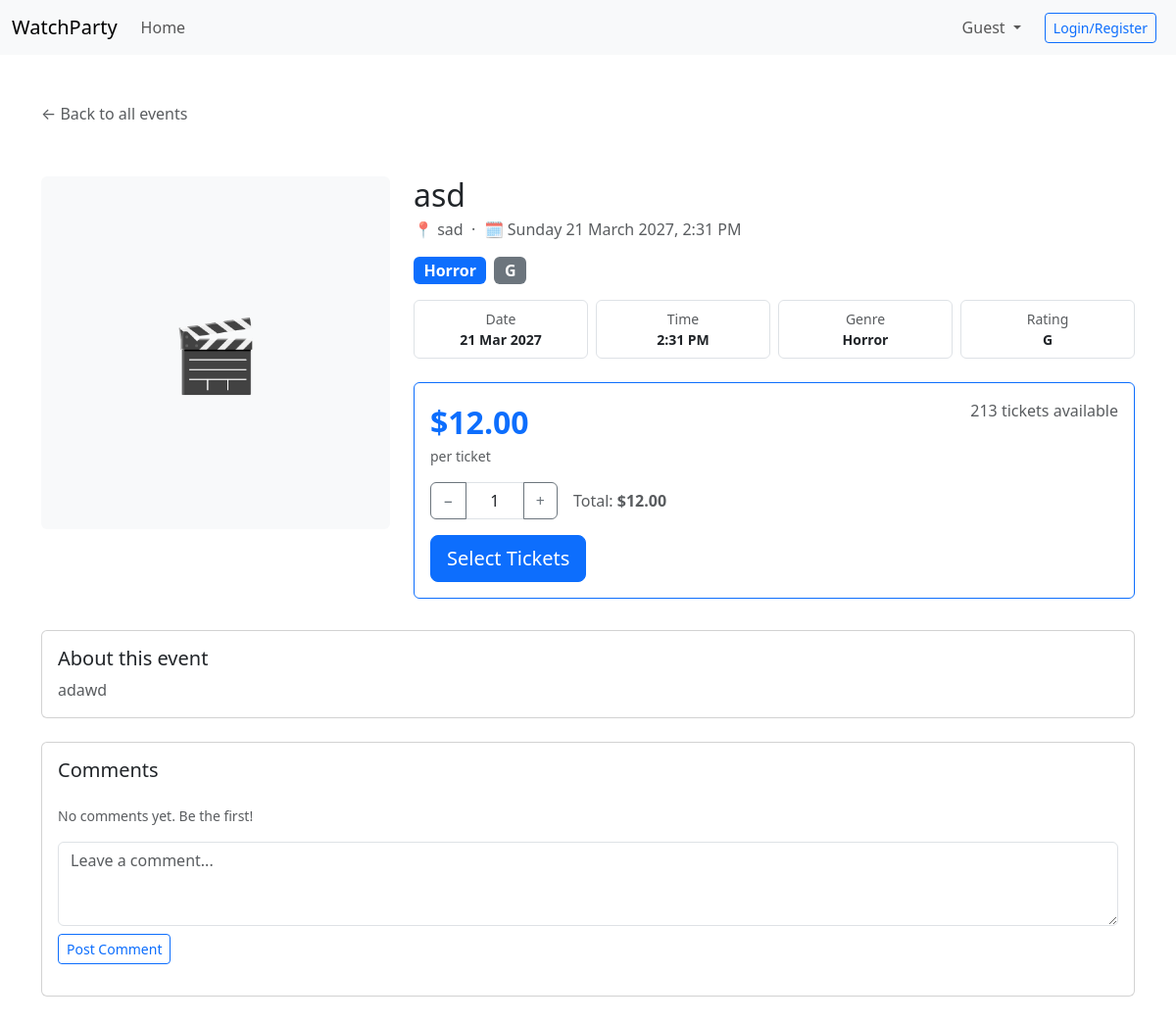
Before: /events/1 with the older database file.
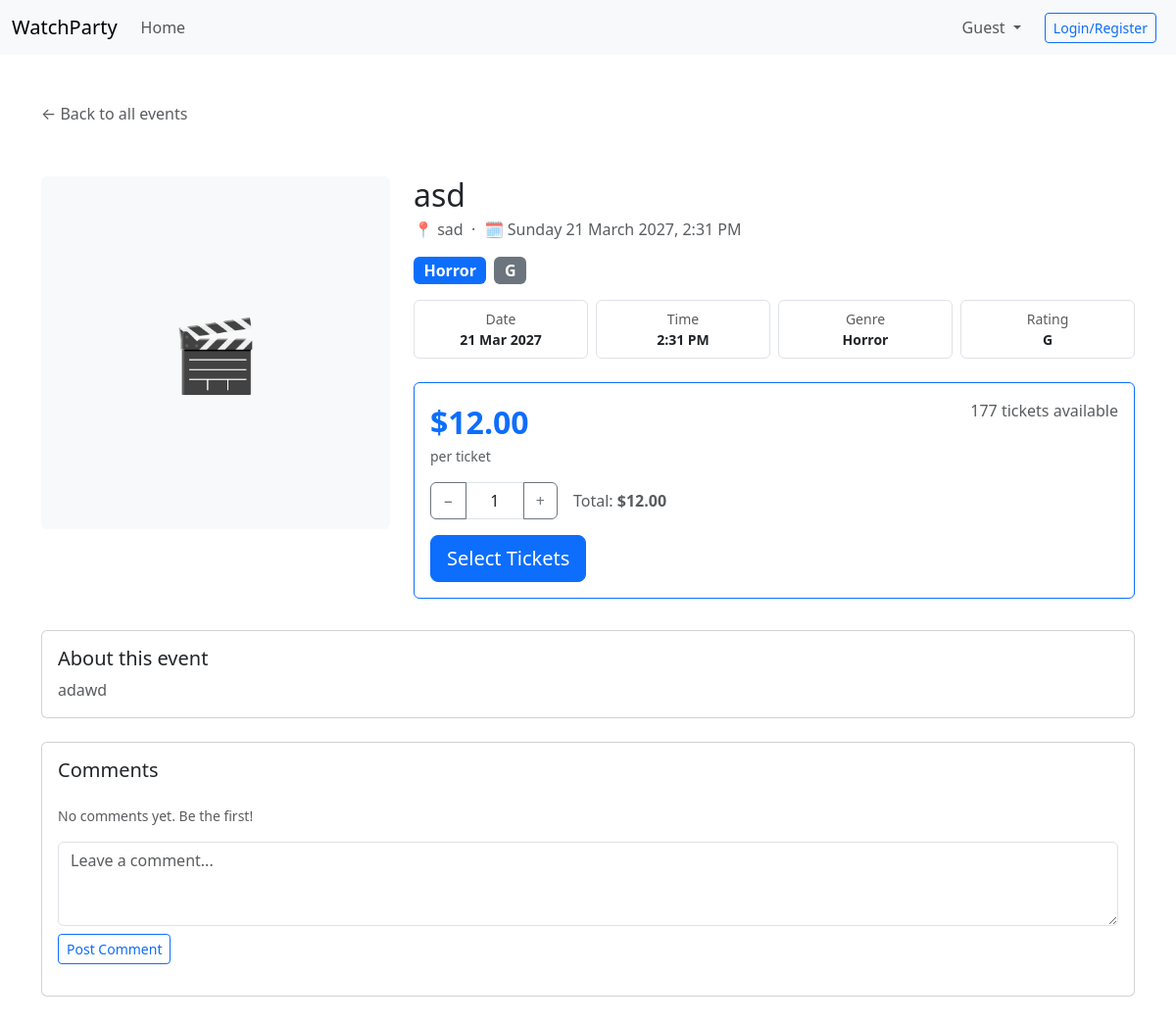
After: the same page with the newer database file.
### website/models.py (models this page shows)
class Event(db.Model):
    __tablename__ = 'event'
    id = db.Column(db.Integer, primary_key=True)
    title = db.Column(db.String(150), nullable=False)
    description = db.Column(db.Text, nullable=False)
    genre = db.Column(db.String(50))
    rating = db.Column(db.String(10))
    ticket_price = db.Column(db.Float)
    tickets_available = db.Column(db.Integer)
    location = db.Column(db.String(120), nullable=False)
    date = db.Column(db.DateTime)
    image = db.Column(db.String(255))
    comments = db.relationship('Comment', backref='event', lazy=True)
    orders = db.relationship('Booking', backref='event', lazy=True)

### website/views.py (the view, shortened to what this page needs)
@main_bp.route('/events/<int:event_id>', methods=['GET', 'POST'])
def event_detail(event_id):
    event = Event.query.get_or_404(event_id)
    comment_form = CommentForm()
    if "cart" not in session:
        session["cart"] = {}
    cart = session["cart"]
    key = str(event_id)
    cart.setdefault(key, 1)
    quantity = cart[key]
    return render_template('event_detail.html', event=event, comment_form=comment_form, quantity=quantity)

### website/forms.py
class CommentForm(FlaskForm):
    text = TextAreaField("Comment", validators=[InputRequired(), Length(min=1, max=500)])
    submit = SubmitField("Post comment")

### website/templates/event_detail.html (shortened to what the changed rows need)
{% extends "base.html" %}
{% block content %}
<div class="container mt-5">
    <div class="row g-4 mt-1">
        <div class="col-md-8">
            <h2 class="mb-1">{{ event.title }}</h2>
            <p class="text-muted mb-3">
                📍 {{ event.location }} &nbsp;·&nbsp;
                🗓 {{ event.date.strftime('%A %d %B %Y, %-I:%M %p') if event.date else 'Date TBC' }}
            </p>
            <div class="mb-3">
                {% if event.genre %}
                <span class="badge bg-primary me-1 fs-6">{{ event.genre }}</span>
                {% endif %}
                {% if event.rating %}
                <span class="badge bg-secondary fs-6">{{ event.rating }}</span>
                {% endif %}
            </div>
            <div class="row g-2 mb-4">
                <div class="col-6 col-md-3">
                    <div class="border rounded p-2 text-center">
                        <div class="text-muted small">Date</div>
                        <div class="fw-semibold small">{{ event.date.strftime('%d %b %Y') if event.date else 'TBC' }}</div>
                    </div>
                </div>
                <div class="col-6 col-md-3">
                    <div class="border rounded p-2 text-center">
                        <div class="text-muted small">Time</div>
                        <div class="fw-semibold small">{{ event.date.strftime('%-I:%M %p') if event.date else 'TBC' }}</div>
                    </div>
                </div>
                <div class="col-6 col-md-3">
                    <div class="border rounded p-2 text-center">
                        <div class="text-muted small">Genre</div>
                        <div class="fw-semibold small">{{ event.genre if event.genre else '—' }}</div>
                    </div>
                </div>
                <div class="col-6 col-md-3">
                    <div class="border rounded p-2 text-center">
                        <div class="text-muted small">Rating</div>
                        <div class="fw-semibold small">{{ event.rating if event.rating else '—' }}</div>
                    </div>
                </div>
            </div>
            <div class="card border-primary mb-4">
                <div class="card-body">
                    <div class="d-flex justify-content-between align-items-start mb-3">
                        <div>
                            <div class="fs-2 fw-bold text-primary">
                                {% if event.ticket_price %}${{ "%.2f"|format(event.ticket_price) }}{% else %}Free{% endif %}
                            </div>
                            <div class="text-muted small">per ticket</div>
                        </div>
                        <div class="text-end">
                            {% if event.tickets_available and event.tickets_available > 0 %}
                                {% if event.tickets_available < 10 %}
                                <span class="text-warning fw-semibold">⚠ Only {{ event.tickets_available }} left!</span>
                                {% else %}
                                <span class="text-muted">{{ event.tickets_available }} tickets available</span>
                                {% endif %}
                            {% else %}
                                <span class="text-danger fw-semibold">Sold out</span>
                            {% endif %}
                        </div>
                    </div>
                    {% if event.tickets_available and event.tickets_available > 0 %}
                    <div class="d-flex align-items-center gap-3 mb-3">
                        <span class="text-muted">
                            Total: <strong id="total">
                                {% if event.ticket_price %}${{ "%.2f"|format(event.ticket_price) }}{% else %}Free{% endif %}
                            </strong>
                        </span>
                    </div>
                    {% else %}
                    <div class="d-grid">
                        <button class="btn btn-secondary btn-lg" disabled>Sold Out</button>
                    </div>
                    {% endif %}
                </div>
            </div>
        </div>
    </div>
    <div class="row mt-2">
        <div class="col-12">
            <div class="card mb-4">
                <div class="card-body">
                    <h5 class="card-title">About this event</h5>
                    <p class="card-text text-muted">{{ event.description }}</p>
                </div>
            </div>
        </div>
    </div>
</div>
{% endblock %}

Changed rows visible on the page:
changed Event "asd": tickets_available "213" → "177"
